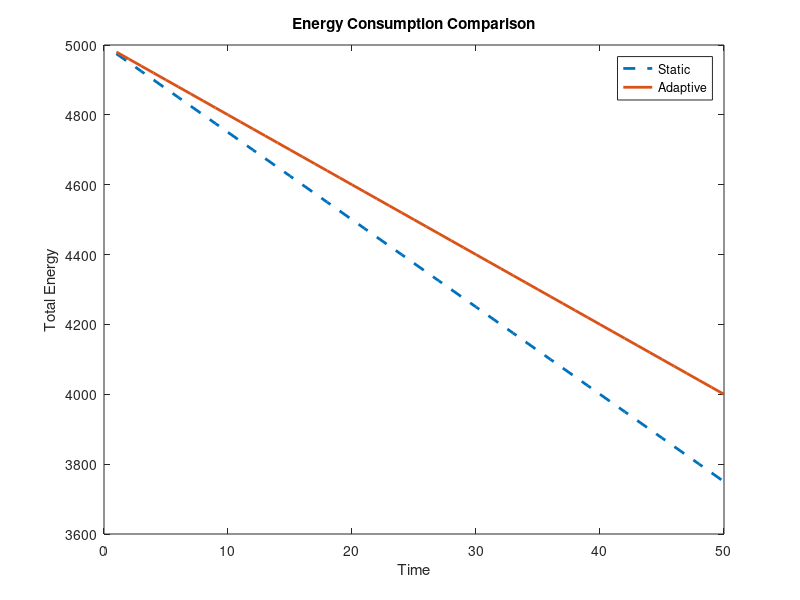
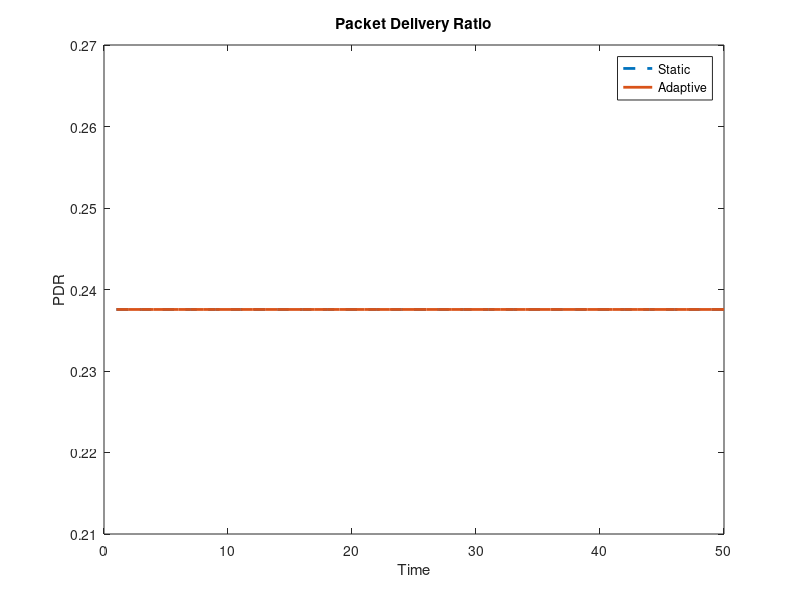
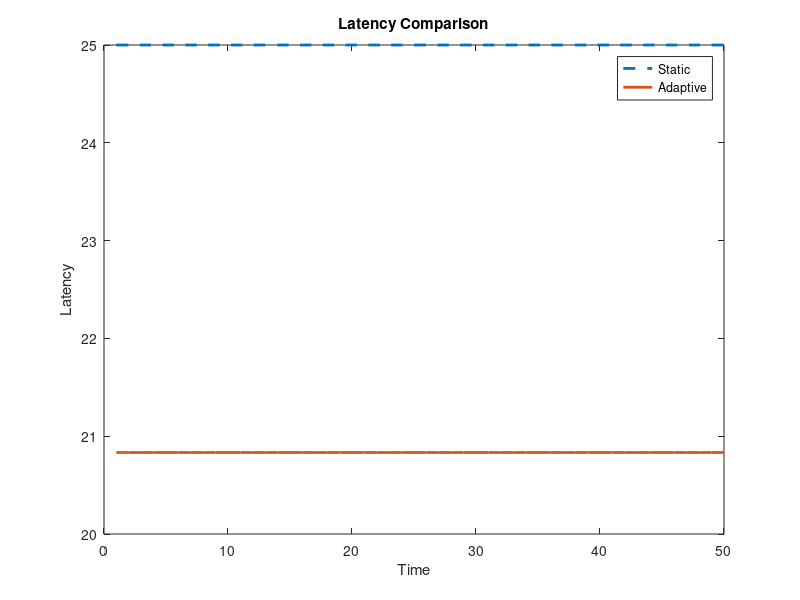
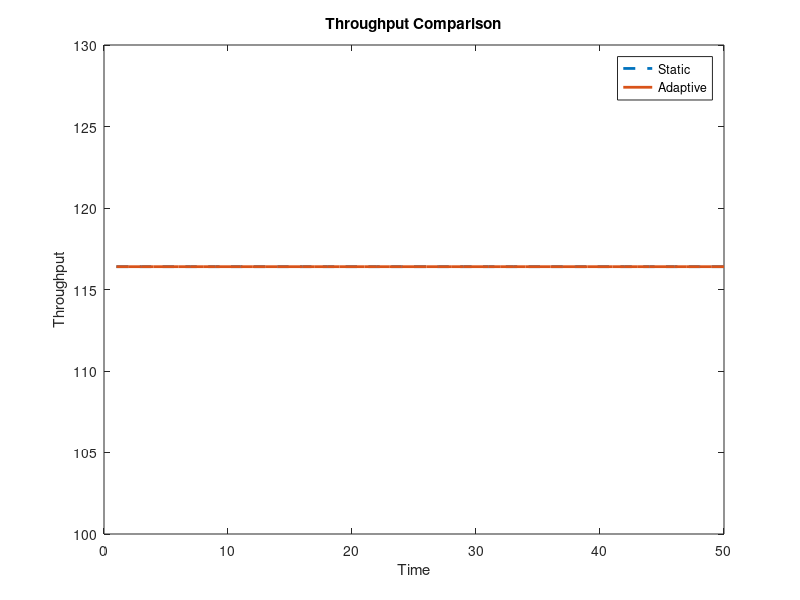

Write the MATLAB code that produced these figures, in order.
clc; clear; close all;

%% ------------------ INITIAL SETUP ------------------ %%
numNodes = 50;              % Number of IoT nodes
areaSize = 100;            % Area size (100x100)
timeSteps = 50;            % Simulation time

% Node positions
nodeX = rand(1, numNodes) * areaSize;
nodeY = rand(1, numNodes) * areaSize;

% Initial Energy
initialEnergy = 100;
energy_static = ones(1, numNodes) * initialEnergy;
energy_adaptive = ones(1, numNodes) * initialEnergy;

% Transmission parameters
range = 30;
tx_interval_static = 5;
tx_interval_adaptive = 5;

tx_energy_static = 0.5;
tx_energy_adaptive = 0.5;

%% ------------------ STORAGE ------------------ %%
energy_hist_static = zeros(1, timeSteps);
energy_hist_adaptive = zeros(1, timeSteps);

PDR_static = zeros(1, timeSteps);
PDR_adaptive = zeros(1, timeSteps);

latency_static = zeros(1, timeSteps);
latency_adaptive = zeros(1, timeSteps);

throughput_static = zeros(1, timeSteps);
throughput_adaptive = zeros(1, timeSteps);

%% ------------------ SIMULATION ------------------ %%
for t = 1:timeSteps

    %% ----------- STATIC MODEL ----------- %%
    success = 0;
    total = 0;
    
    for i = 1:numNodes
        for j = 1:numNodes
            if i ~= j
                dist = sqrt((nodeX(i)-nodeX(j))^2 + (nodeY(i)-nodeY(j))^2);
                
                if dist <= range
                    success = success + 1;
                end
                total = total + 1;
            end
        end
    end
    
    % Metrics
    PDR_static(t) = success / total;
    latency_static(t) = tx_interval_static * (numNodes / 10);
    throughput_static(t) = success / tx_interval_static;
    
    % Energy update
    energy_static = energy_static - tx_energy_static;
    energy_static(energy_static < 0) = 0;
    
    energy_hist_static(t) = sum(energy_static);
    
    
    %% ----------- ADAPTIVE MODEL ----------- %%
    
    % --- HYBRID RULES ---
    
    % Rule 1: Node density adjustment
    if numNodes > 70
        tx_interval_adaptive = 8;
    elseif numNodes < 30
        tx_interval_adaptive = 3;
    else
        tx_interval_adaptive = 5;
    end
    
    % Rule 2: Range-based power adjustment
    if range < 20
        tx_energy_adaptive = 0.7;
    else
        tx_energy_adaptive = 0.4;
    end
    
    % Rule 3: Simple protocol switching logic (simulated)
    % LoRa → long range, low energy
    % Zigbee → short range, low latency
    % NB-IoT → reliable but higher energy
    
    if range > 40
        protocol_factor = 0.8;   % LoRa-like
    elseif range < 20
        protocol_factor = 1.2;   % NB-IoT-like
    else
        protocol_factor = 1.0;   % Zigbee-like
    end
    
    success2 = 0;
    total2 = 0;
    
    for i = 1:numNodes
        for j = 1:numNodes
            if i ~= j
                dist = sqrt((nodeX(i)-nodeX(j))^2 + (nodeY(i)-nodeY(j))^2);
                
                if dist <= range
                    success2 = success2 + protocol_factor;
                end
                total2 = total2 + 1;
            end
        end
    end
    
    % Metrics
    PDR_adaptive(t) = success2 / total2;
    latency_adaptive(t) = tx_interval_adaptive * (numNodes / 12);
    throughput_adaptive(t) = success2 / tx_interval_adaptive;
    
    % Energy update
    energy_adaptive = energy_adaptive - tx_energy_adaptive;
    energy_adaptive(energy_adaptive < 0) = 0;
    
    energy_hist_adaptive(t) = sum(energy_adaptive);
    
end

%% ------------------ PLOTS ------------------ %%

% Energy Comparison
figure;
plot(energy_hist_static, '--', 'LineWidth', 2);
hold on;
plot(energy_hist_adaptive, 'LineWidth', 2);
xlabel('Time');
ylabel('Total Energy');
title('Energy Consumption Comparison');
legend('Static','Adaptive');

% PDR Comparison
figure;
plot(PDR_static, '--', 'LineWidth', 2);
hold on;
plot(PDR_adaptive, 'LineWidth', 2);
xlabel('Time');
ylabel('PDR');
title('Packet Delivery Ratio');
legend('Static','Adaptive');

% Latency Comparison
figure;
plot(latency_static, '--', 'LineWidth', 2);
hold on;
plot(latency_adaptive, 'LineWidth', 2);
xlabel('Time');
ylabel('Latency');
title('Latency Comparison');
legend('Static','Adaptive');

% Throughput Comparison
figure;
plot(throughput_static, '--', 'LineWidth', 2);
hold on;
plot(throughput_adaptive, 'LineWidth', 2);
xlabel('Time');
ylabel('Throughput');
title('Throughput Comparison');
legend('Static','Adaptive');

%% ------------------ FINAL TABLE ------------------ %%
fprintf('\n===== FINAL RESULTS =====\n');

fprintf('Static Energy Remaining: %.2f\n', energy_hist_static(end));
fprintf('Adaptive Energy Remaining: %.2f\n', energy_hist_adaptive(end));

fprintf('Static Avg PDR: %.2f\n', mean(PDR_static));
fprintf('Adaptive Avg PDR: %.2f\n', mean(PDR_adaptive));

fprintf('Static Avg Latency: %.2f\n', mean(latency_static));
fprintf('Adaptive Avg Latency: %.2f\n', mean(latency_adaptive));

fprintf('Static Avg Throughput: %.2f\n', mean(throughput_static));
fprintf('Adaptive Avg Throughput: %.2f\n', mean(throughput_adaptive));
